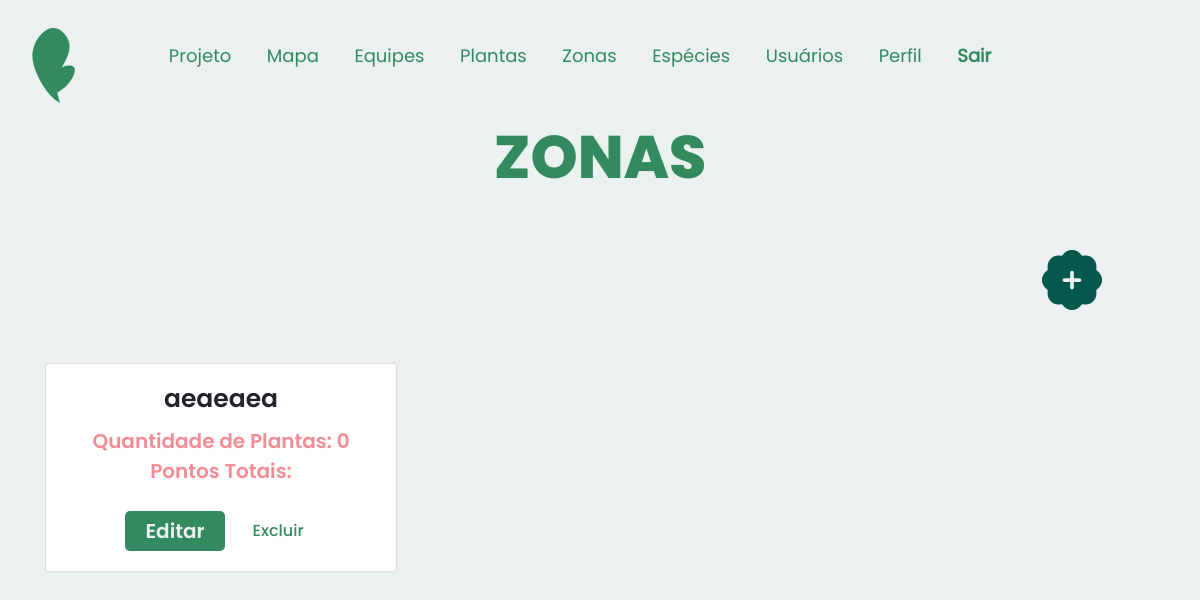
Page /app/views/zones/listZonas.php on the earlier database version.
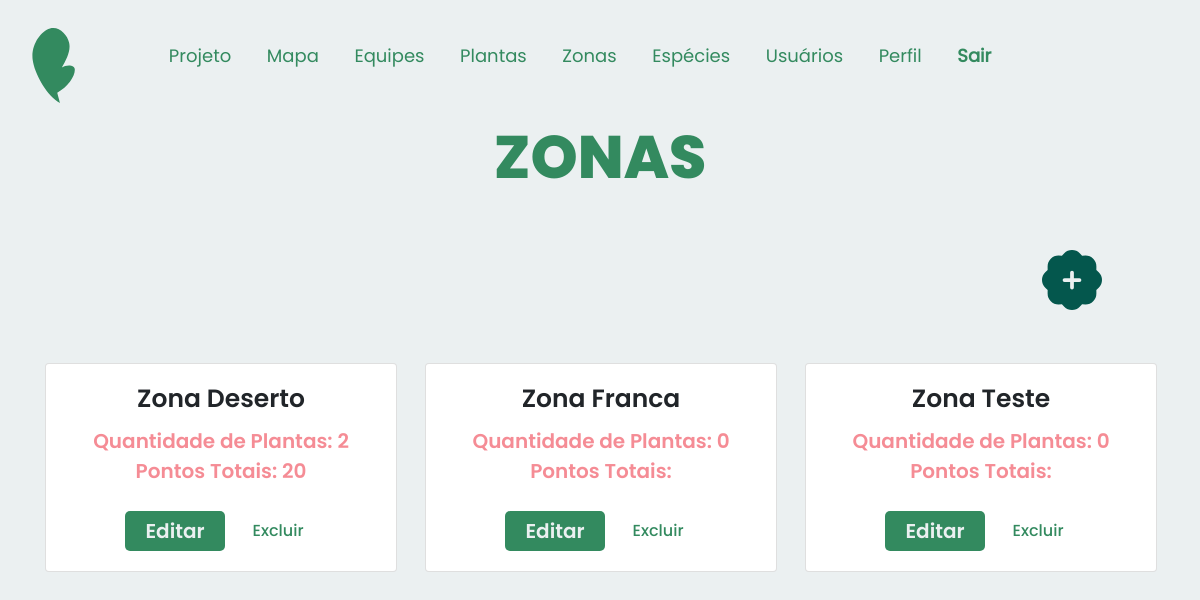
Same page on the later database version.
### tables this page shows
CREATE TABLE `zona` (
  `idZona` int(11) NOT NULL,
  `nomeZona` varchar(60) NOT NULL,
  `qntPlantas` int(11) DEFAULT NULL,
  `pontoZona` int(11) DEFAULT NULL
);

### app/models/ZonaModel.php (called while the page is built, shortened)
<?php
class Zona {
    private $IdZona;
    private $NomeZona;
    private $QntdPlanta;
    private $PontosTotais;
    public function __construct($id="",$nome="", $qntP="", $pontosT=0)
    {
        $this->IdZona = $id;
        $this->NomeZona = $nome;
        $this->QntdPlanta = $qntP;
        $this->PontosTotais = $pontosT;
    }
    public function getIdZona()
    {
        return $this->IdZona;
    }
    public function getQntdPlanta()
    {
        return $this->QntdPlanta;
    }
    public function getNomeZona()
    {
        return $this->NomeZona;
    }
    public function getPontosTotais()
    {
        return $this->PontosTotais;
    }
    }
?>

### app/dao/ZonaDAO.php (called while the page is built, shortened)
<?php
include_once(__DIR__ . "/../models/ZonaModel.php");
class zonaDAO {
    public function list() {
        $conn = conectar_db();
        $sql = "SELECT z.idZona, z.nomeZona, COUNT(p.idPlanta) AS qntPlantas, SUM(p.pontuacaoPlanta) AS pontoZona
        FROM zona z
        LEFT JOIN planta p ON z.idZona = p.idZona
        GROUP BY z.idZona, z.nomeZona
        ORDER BY z.idZona";
        $stm = $conn->prepare($sql);
        $stm->execute();
        $result = $stm->fetchAll();
        $zonas = array();
        foreach ($result as $reg):
            $zona =
                new Zona($reg['idZona'], $reg['nomeZona'], $reg['qntPlantas'], $reg['pontoZona']);
            array_push($zonas, $zona);
        endforeach;
        return $zonas;
    }
}
?>

### app/controllers/ZonaController.php (called while the page is built, shortened)
<?php
include_once(__DIR__ . "/../dao/ZonaDAO.php");
class ZonaController {
    public function listar() {
        $zonaDAO = new ZonaDAO();
        return $zonaDAO->list();
    }
}
?>

### app/views/zones/htmlZona.php (the view, shortened to what this page needs)
<html>
<link rel="stylesheet" href="../css/listPlanta.css">
</html>
<?php
 Class ZonaHTML {
    public static function desenhaZona($zonas) {
        echo "<div class='container text-center'>";
        echo "<div class='row row-cols-4'>";
        foreach ($zonas as $zona):
            echo "<div class='col-md-4'>";
            echo "<br>";
            echo "<div class='card' style='width: 22rem;'>";
            echo "<div class='card-body'>";
            echo "<h5 class='card-title nome-soc'>". $zona->getNomeZona() ."</h5>";
            echo "<p class='card-text nome-texto'> Quantidade de Plantas: ".$zona->getQntdPlanta()."<br> Pontos Totais: ".$zona->getPontosTotais()."</p>";
            echo "<a href='editarZona.php?id=".$zona->getIdZona()."' class='btn btn-primary editar'>Editar</a>";
            echo "<a href='deletarZona.php?id=".$zona->getIdZona()."' onclick='return confirm(\"Confirma a exclusão da Zona? Todas as plantas associadas a essa zona também serão excluídas!\");' class='btn btn-alert excluir'>Excluir</a>";
            echo "<br>";
            echo "</div>";
            echo "</div>";
            echo "</div>";
        endforeach;
        echo "</div>";
        echo "</div>";
    }
}
?>
<html>
<link rel="stylesheet" href="../css/listPlanta.css">
</html>

Differences in the rows shown:
removed zona: nomeZona "aeaeaea", QntdPlanta "0"
added zona: nomeZona "Zona Deserto", QntdPlanta "2", PontosTotais "20"
added zona: nomeZona "Zona Franca", QntdPlanta "0"
added zona: nomeZona "Zona Teste", QntdPlanta "0"
